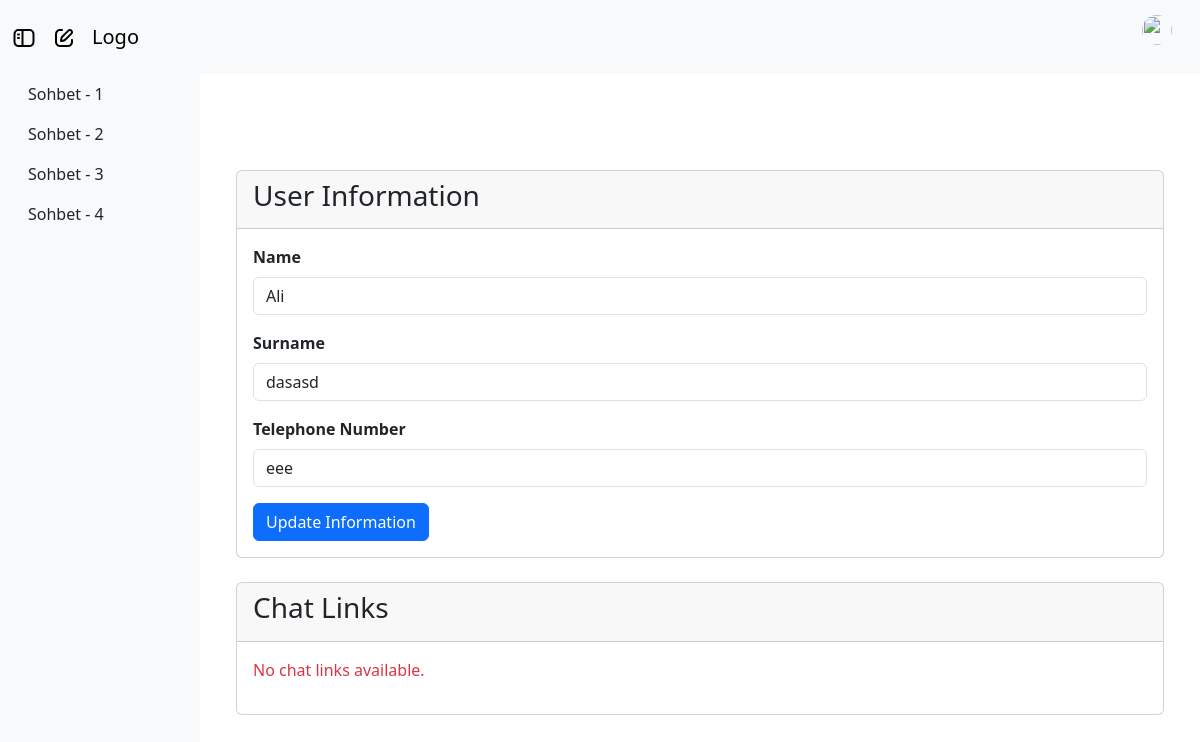
The app's page /profile (signed in), older data.
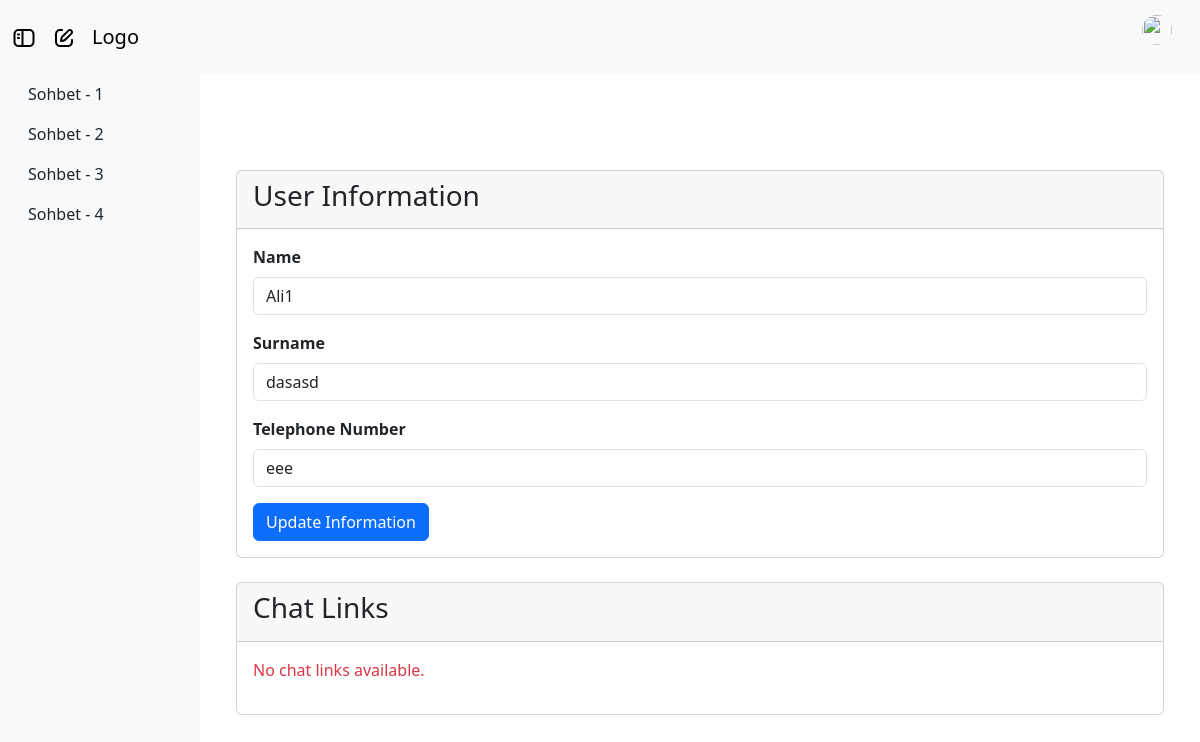
The same page, newer data.
### server.py (models this page shows)
class Information(db.Model):
    id = db.Column(db.Integer, primary_key=True, autoincrement=True)
    user_id = db.Column(db.Integer, db.ForeignKey('user.id'), nullable=False)
    name = db.Column(db.String(50))
    surname = db.Column(db.String(50))
    telephone_number = db.Column(db.String(15))

### server.py (the view)
@app.route("/profile")
def profile_page():
    if current_user.is_authenticated:
        user_information = Information.query.filter_by(user_id=current_user.id).first()
        user_chat_links = ChatLink.query.filter_by(user_id=current_user.id).all()
        return render_template("profile.html", info=user_information, chat_links=user_chat_links)
    else:
        return redirect(url_for('login_page'))

### server.py (called while the page is built)
@login_manager.user_loader
def load_user(user_id):
    return User.query.get(int(user_id))

### templates/profile.html (shortened to what this page needs)
{% extends "layout.html" %}
{% block content %}
<div class="container mt-5">
    <div class="card mt-4">
        <div class="card-header">
            <h3>User Information</h3>
        </div>
        <div class="card-body">
            <form method="POST" action="{{ url_for('update_information') }}">
                <div class="mb-3">
                    <label for="name" class="form-label"><strong>Name</strong></label>
                    <input type="text" class="form-control" id="name" name="name" value="{{ info.name if info else '' }}">
                </div>
                <div class="mb-3">
                    <label for="surname" class="form-label"><strong>Surname</strong></label>
                    <input type="text" class="form-control" id="surname" name="surname" value="{{ info.surname if info else '' }}">
                </div>
                <div class="mb-3">
                    <label for="telephone_number" class="form-label"><strong>Telephone Number</strong></label>
                    <input type="text" class="form-control" id="telephone_number" name="telephone_number" value="{{ info.telephone_number if info else '' }}">
                </div>
                <button type="submit" class="btn btn-primary">Update Information</button>
            </form>
        </div>
    </div>
    <div class="card mt-4">
        <div class="card-header">
            <h3>Chat Links</h3>
        </div>
        <div class="card-body">
            {% if chat_links %}
                <ul class="list-group">
                    {% for link in chat_links %}
                        <li class="list-group-item">
                            <a href="{{ link.link }}" target="_blank">{{ link.link }}</a>
                        </li>
                    {% endfor %}
                </ul>
            {% else %}
                <p class="text-danger">No chat links available.</p>
            {% endif %}
        </div>
    </div>
</div>
{% endblock content %}

### templates/layout.html (shortened to what this page needs)
<!DOCTYPE html>
<html lang="en">
<head>
    <link href="https://cdn.jsdelivr.net/npm/bootstrap@5.3.3/dist/css/bootstrap.min.css" rel="stylesheet">
    <link href="{{ url_for('static', filename='style.css') }}" rel="stylesheet">
</head>
<body>
    <nav class="navbar navbar-expand-lg navbar-light bg-light">
        <div class="container-fluid">
            {% if current_user.is_authenticated %}
            <a class="navbar-brand" id="toggle-sidebar"></a>
            <a class="navbar-brand"></a>
            <a class="navbar-brand" href="{{ url_for('home_page') }}">Logo</a>
            <div class="navbar-nav ms-auto" id="navbarNav">
                <ul class="navbar-brand">
                    <li class="nav-item d-none d-lg-block">
                        <img src="{{ url_for('static', filename='images/user.png') }}" class="rounded-circle"
                            id="userDropdown" role="button" data-bs-toggle="dropdown" aria-expanded="false"
                            style="width: 30px; height: 30px;">
                    </li>
                </ul>
            </div>
            {% endif %}
        </div>
    </nav>
    <div class="container-fluid">
        <div class="row">
            {% if current_user.is_authenticated %}
            <nav id="sidebar" class="col-md-3 col-lg-2 d-md-block bg-light sidebar d-flex flex-column"
                style="min-height: 100vh; max-height: 100vh;">
                <ul class="nav flex-column position-sticky">
                    <li class="nav-item">
                        <a class="nav-link text-dark hover:bg-secondary" href="{{ url_for('home_page') }}">
                            <span>Sohbet - 1</span>
                        </a>
                    </li>
                    <li class="nav-item">
                        <a class="nav-link text-dark" href="{{ url_for('chatl', id=1) }}">
                            <span>Sohbet - 2</span>
                        </a>
                    </li>
                    <li class="nav-item">
                        <a class="nav-link text-dark" href="{{ url_for('home_page') }}">
                            <span>Sohbet - 3</span>
                        </a>
                    </li>
                    <li class="nav-item">
                        <a class="nav-link text-dark" href="{{ url_for('home_page') }}">
                            <span>Sohbet - 4</span>
                        </a>
                    </li>
                </ul>
            </nav>
            {% endif %}
            <main class="col-md-9 ms-sm-auto col-lg-10 px-md-4 d-flex justify-content-center mt-4">
                {% block content %}{% endblock content %}
            </main>
        </div>
    </div>
</body>
</html>

Row changes from the older to the newer data that the page shows:
changed Information "dasasd": name "Ali" → "Ali1"
